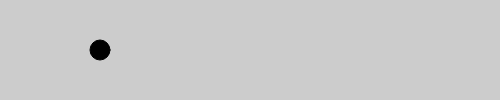
Frame 1 (no input)
Frame 60 (no input): identical to frame 1, image omitted
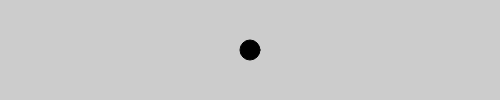
Frame 120 (the mouse pressed at the canvas centre since frame 60)

The p5.js sketch that drew these frames (run headless with seeded random() and noise() and a simulated clock; from frame 60 on, the mouse is pressed at the canvas centre):

// p5.js sketch
// ── sketch.js
let integratorX;

function setup() {
  createCanvas(500, 100);
  integratorX = new Integrator();
}

function draw() {
  background(204);
  integratorX.update();
  fill(0);
  //  console.log(integratorX.value);
  ellipse(integratorX.value, height / 2, 20, 20);
}

function mousePressed() {
  integratorX.target(mouseX);
}

class Integrator {
  constructor(value = 100, damping = 0.5, attraction = 0.2) {
    this.force = 0;
    this.vel = 0;
    this.accel = 0;
    this.mass = 1;
    this.value = value;
    this.damping = damping;
    this.attraction = attraction;
  }

  setValue(v) {
    this.value = v;
  }

  update() {
    if (this.targeting) {
      this.force += this.attraction * (this.theTarget - this.value);
    }

    this.accel = this.force / this.mass;
    this.vel = (this.vel + this.accel) * this.damping;
    this.value += this.vel;

    this.force = 0;
  }

  target(t) {
    this.targeting = true;
    this.theTarget = t;
  }

  noTarget() {
    this.targeting = false;
  }
}
